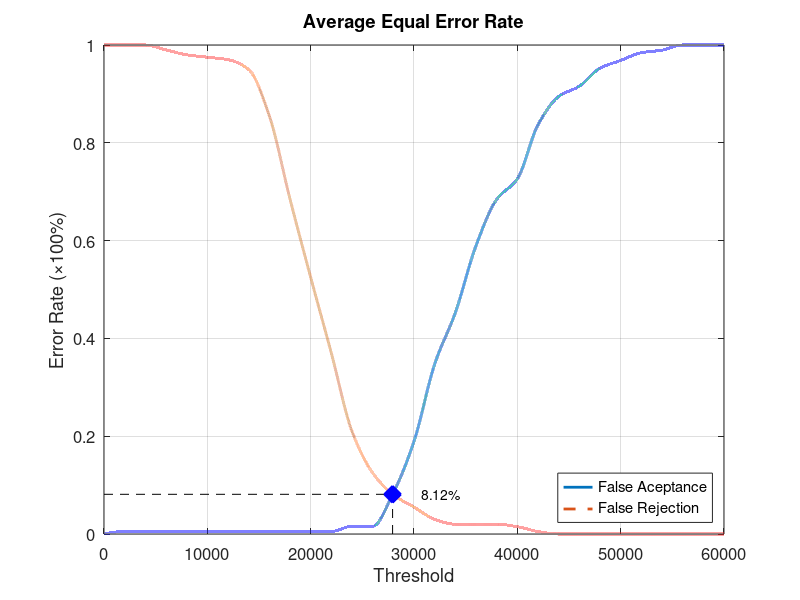
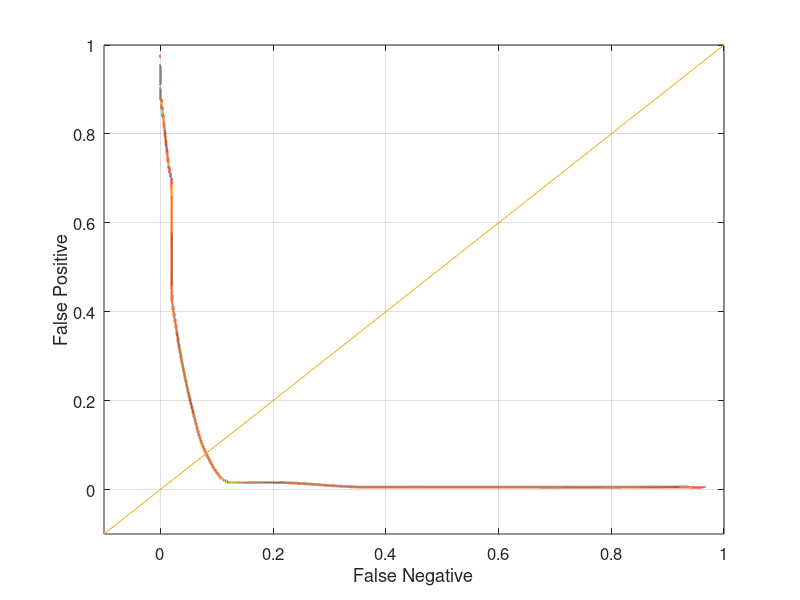

These charts were generated, in order, by the following MATLAB code:
function yEER = Database5_2
close all;
clear;
clc;
x = 0:2000:60000;
xq = 0:0.5:60000;

y0 = [0 0.00526316 0.00526316 0.00526316 0.00526316 0.00526316 0.00526316 0.00526316 0.00526316 0.00526316 0.00526316 0.00526316 0.0157895 0.0157895 0.0842105 0.189474 0.347368 0.452632 0.589474 0.684211 0.726316 0.836842 0.894737 0.915789 0.952632 0.968421 0.984211 0.989474 1 1 1];
yy0 = interp1(x, y0, xq, 'pchip');
y1 = [1 1 1 0.99 0.98 0.975 0.97 0.95 0.855 0.685 0.525 0.37 0.21 0.125 0.08 0.055 0.03 0.02 0.02 0.02 0.015 0.005 0 0 0 0 0 0 0 0 0];
yy1 = interp1(x, y1, xq, 'pchip');

% Calculating EER: 
y2 = abs(y0 - y1);
find(y2 == min(y2))
yy2 = abs(yy0 - yy1);
xEER = find(yy2 == min(yy2));
xEERIndex = xq(xEER) % X-axis EER
yEER = yy0(xEER) % Y-axis EER

main = figure
plot(xq, yy0,'-','LineWidth', 2);	hold on
plot(xq, yy1,'--','LineWidth', 2);	hold on
plot([xEERIndex xEERIndex], [0 yEER], 'k--');	hold on
plot([0 xEERIndex], [yEER yEER], 'k--');	hold on
plot(xEERIndex, yEER, 'bx', 'LineWidth', 10);	hold on
text(xEERIndex + 10 * xEERIndex / 100, yEER, [num2str(round((10000 * yEER)) / 100) '%'])
legend('False Aceptance', 'False Rejection', 'Location', 'SouthEast')
xlabel('Threshold')
ylabel('Error Rate (\times100%)')
title('Average Equal Error Rate')
set(gca, 'FontSize', 12)
axis([0 60000 0 1])
grid on

print(main, 'Database5_2Main', '-dpng');
FNRxFPR = figure('Color', [1 1 1]);
plot(yy1, yy0, '-', yy1, yy0, 'LineWidth', 2);
hold on
y = -0.1:0.1:1
plot(y, y); 
set(gca, 'FontSize', 12)
xlabel('False Negative')
ylabel('False Positive')
axis([-0.1 1 -0.1 1])
set(gca, 'FontSize', 12)
grid on

print(FNRxFPR, 'Database5_2FNRxFPR','-dpng');
end
